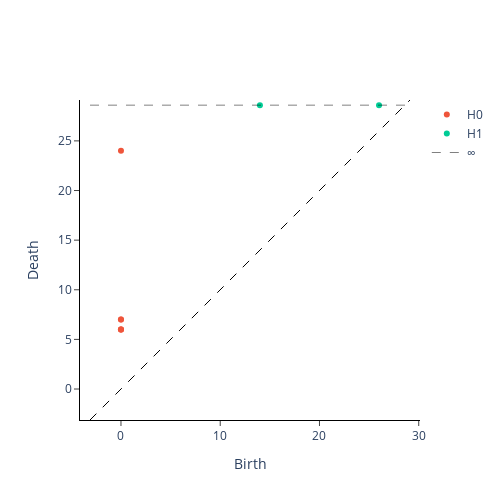

Notebook code cell kept with this figure:
### Code cell
plot_diagram(diagrams[0])

### Figure 1 — Plotly figure (JSON) as saved in the notebook; plotly's stock layout.template omitted (floating-point values rounded to 4 significant figures)
{"data": [{"hoverinfo": "none", "line": {"color": "black", "dash": "dash", "width": 1}, "mode": "lines", "showlegend": false, "type": "scatter", "x": [-3.12, 29.12], "y": [-3.12, 29.12]}, {"hoverinfo": "text", "hovertext": ["(0.0, 6.0), multiplicity: 3", "(0.0, 6.0), multiplicity: 3", "(0.0, 6.0), multiplicity: 3", "(0.0, 7.0), multiplicity: 2", "(0.0, 7.0), multiplicity: 2", "(0.0, 24.0)"], "mode": "markers", "name": "H0", "type": "scatter", "x": [0, 0, 0, 0, 0, 0], "y": [6, 6, 6, 7, 7, 24]}, {"hoverinfo": "text", "hovertext": ["(26.0, inf)", "(14.0, inf)"], "mode": "markers", "name": "H1", "type": "scatter", "x": [26, 14], "y": [28.6, 28.6]}, {"hoverinfo": "none", "line": {"color": "black", "dash": "dash", "width": 0.5}, "mode": "lines", "name": "∞", "showlegend": true, "type": "scatter", "x": [-3.12, 29.12], "y": [28.6, 28.6]}], "layout": {"height": 500, "plot_bgcolor": "white", "width": 500, "xaxis": {"autorange": false, "exponentformat": "e", "linecolor": "black", "linewidth": 1, "mirror": false, "range": [-3.12, 29.12], "showexponent": "all", "showline": true, "side": "bottom", "ticks": "outside", "title": {"text": "Birth"}, "type": "linear", "zeroline": true}, "yaxis": {"autorange": false, "exponentformat": "e", "linecolor": "black", "linewidth": 1, "mirror": false, "range": [-3.12, 29.12], "scaleanchor": "x", "scaleratio": 1, "showexponent": "all", "showline": true, "side": "left", "ticks": "outside", "title": {"text": "Death"}, "type": "linear", "zeroline": true}}}
